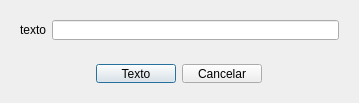
<?xml version="1.0" encoding="UTF-8"?>
<ui version="4.0">
 <class>Dialog</class>
 <widget class="QDialog" name="Dialog">
  <property name="geometry">
   <rect>
    <x>0</x>
    <y>0</y>
    <width>359</width>
    <height>103</height>
   </rect>
  </property>
  <property name="minimumSize">
   <size>
    <width>359</width>
    <height>103</height>
   </size>
  </property>
  <property name="maximumSize">
   <size>
    <width>359</width>
    <height>103</height>
   </size>
  </property>
  <property name="windowTitle">
   <string/>
  </property>
  <property name="modal">
   <bool>true</bool>
  </property>
  <layout class="QVBoxLayout" name="verticalLayout">
   <item>
    <widget class="QWidget" name="widget" native="true">
     <layout class="QGridLayout" name="gridLayout">
      <item row="0" column="0">
       <widget class="QLabel" name="label_texto">
        <property name="text">
         <string>texto</string>
        </property>
       </widget>
      </item>
      <item row="0" column="1">
       <widget class="QLineEdit" name="txt_texto"/>
      </item>
     </layout>
    </widget>
   </item>
   <item alignment="Qt::AlignHCenter|Qt::AlignVCenter">
    <widget class="QWidget" name="widget_2" native="true">
     <layout class="QHBoxLayout" name="horizontalLayout">
      <item>
       <widget class="QPushButton" name="btn_accion">
        <property name="text">
         <string>Texto</string>
        </property>
       </widget>
      </item>
      <item>
       <widget class="QPushButton" name="btn_cancelar">
        <property name="text">
         <string>Cancelar</string>
        </property>
       </widget>
      </item>
     </layout>
    </widget>
   </item>
  </layout>
 </widget>
 <resources/>
 <connections/>
</ui>
